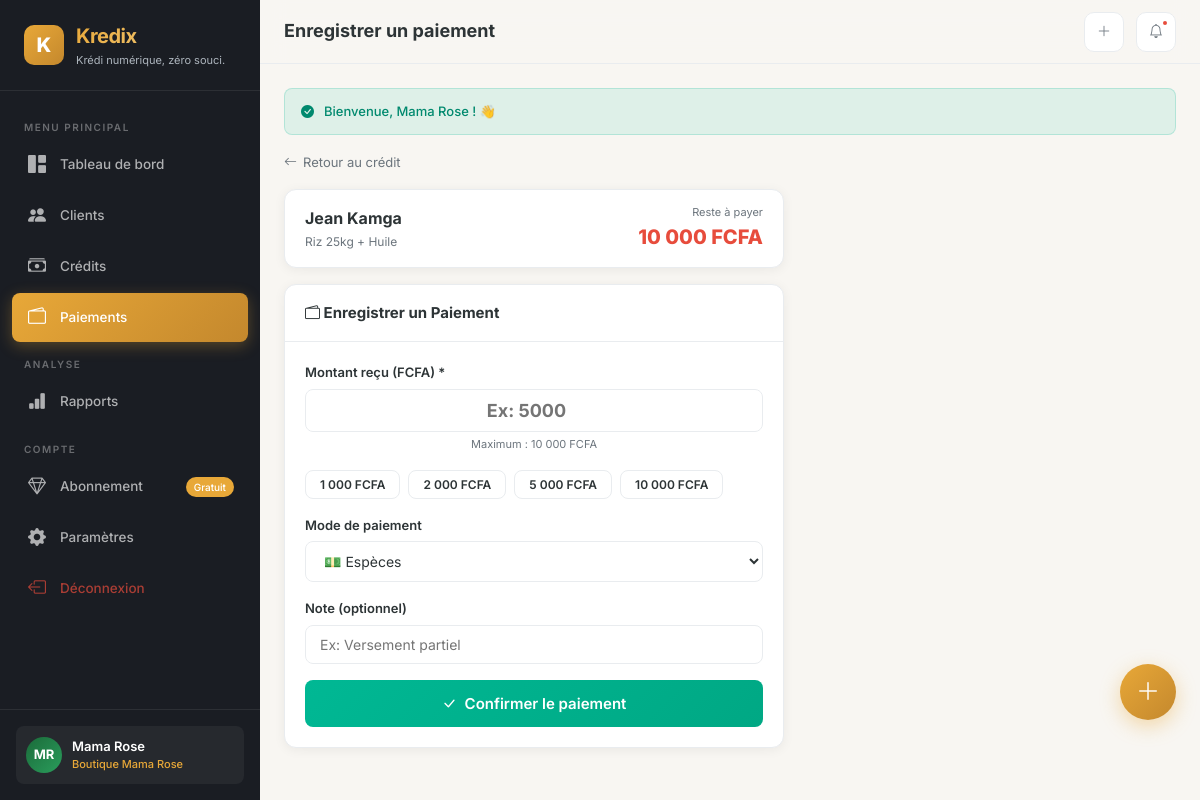
/payments/create/1 (signed in), run on the app's committed database.
### tables this page shows
CREATE TABLE `users` (
    `id` INT AUTO_INCREMENT PRIMARY KEY,
    `full_name` VARCHAR(100) NOT NULL,
    `email` VARCHAR(150) UNIQUE DEFAULT NULL,
    `phone` VARCHAR(20) NOT NULL UNIQUE,
    `password_hash` VARCHAR(255) NOT NULL,
    `avatar` VARCHAR(255) DEFAULT NULL,
    `is_active` TINYINT(1) DEFAULT 1,
    `email_verified_at` TIMESTAMP NULL DEFAULT NULL,
    `remember_token` VARCHAR(100) DEFAULT NULL,
    `last_login_at` TIMESTAMP NULL DEFAULT NULL,
    `created_at` TIMESTAMP DEFAULT CURRENT_TIMESTAMP,
    `updated_at` TIMESTAMP DEFAULT CURRENT_TIMESTAMP ON UPDATE CURRENT_TIMESTAMP,
    INDEX `idx_phone` (`phone`),
    INDEX `idx_email` (`email`)
);

CREATE TABLE `shops` (
    `id` INT AUTO_INCREMENT PRIMARY KEY,
    `user_id` INT NOT NULL,
    `name` VARCHAR(100) NOT NULL,
    `type` VARCHAR(50) DEFAULT 'boutique',
    `phone` VARCHAR(20) DEFAULT NULL,
    `address` TEXT DEFAULT NULL,
    `city` VARCHAR(50) DEFAULT 'Douala',
    `currency` VARCHAR(10) DEFAULT 'XAF',
    `logo` VARCHAR(255) DEFAULT NULL,
    `is_active` TINYINT(1) DEFAULT 1,
    `created_at` TIMESTAMP DEFAULT CURRENT_TIMESTAMP,
    `updated_at` TIMESTAMP DEFAULT CURRENT_TIMESTAMP ON UPDATE CURRENT_TIMESTAMP,
    FOREIGN KEY (`user_id`) REFERENCES `users`(`id`) ON DELETE CASCADE,
    INDEX `idx_user` (`user_id`)
);

CREATE TABLE `credits` (
    `id` INT AUTO_INCREMENT PRIMARY KEY,
    `shop_id` INT NOT NULL,
    `customer_id` INT NOT NULL,
    `amount` DECIMAL(12,2) NOT NULL,
    `amount_paid` DECIMAL(12,2) DEFAULT 0.00,
    `balance` DECIMAL(12,2) GENERATED ALWAYS AS (`amount` - `amount_paid`) STORED,
    `description` TEXT DEFAULT NULL,
    `status` ENUM('pending', 'partial', 'paid', 'overdue', 'cancelled') DEFAULT 'pending',
    `due_date` DATE DEFAULT NULL,
    `credited_at` TIMESTAMP DEFAULT CURRENT_TIMESTAMP,
    `paid_at` TIMESTAMP NULL DEFAULT NULL,
    `created_at` TIMESTAMP DEFAULT CURRENT_TIMESTAMP,
    `updated_at` TIMESTAMP DEFAULT CURRENT_TIMESTAMP ON UPDATE CURRENT_TIMESTAMP,
    FOREIGN KEY (`shop_id`) REFERENCES `shops`(`id`) ON DELETE CASCADE,
    FOREIGN KEY (`customer_id`) REFERENCES `customers`(`id`) ON DELETE CASCADE,
    INDEX `idx_shop` (`shop_id`),
    INDEX `idx_customer` (`customer_id`),
    INDEX `idx_status` (`status`),
    INDEX `idx_due_date` (`due_date`)
);

CREATE TABLE `customers` (
    `id` INT AUTO_INCREMENT PRIMARY KEY,
    `shop_id` INT NOT NULL,
    `full_name` VARCHAR(100) NOT NULL,
    `phone` VARCHAR(20) DEFAULT NULL,
    `address` TEXT DEFAULT NULL,
    `notes` TEXT DEFAULT NULL,
    `trust_score` TINYINT DEFAULT 5,
    `total_credits` DECIMAL(12,2) DEFAULT 0.00,
    `total_paid` DECIMAL(12,2) DEFAULT 0.00,
    `is_active` TINYINT(1) DEFAULT 1,
    `created_at` TIMESTAMP DEFAULT CURRENT_TIMESTAMP,
    `updated_at` TIMESTAMP DEFAULT CURRENT_TIMESTAMP ON UPDATE CURRENT_TIMESTAMP,
    FOREIGN KEY (`shop_id`) REFERENCES `shops`(`id`) ON DELETE CASCADE,
    INDEX `idx_shop` (`shop_id`),
    INDEX `idx_name` (`full_name`),
    INDEX `idx_phone` (`phone`)
);

### views/payments/create.php (the view, shortened to what the rows shown need)
<div style="max-width:500px;">
    <a href="<?= url('credits/show/' . $credit->id) ?>" style="display:inline-flex;align-items:center;gap:6px;color:var(--text-muted);text-decoration:none;font-size:13px;margin-bottom:16px;">
        <i class="bi bi-arrow-left"></i> Retour au crédit
    </a>
    <div class="card-k" style="margin-bottom:16px;">
        <div class="card-body-k" style="padding:14px 20px;">
            <div style="display:flex;justify-content:space-between;align-items:center;">
                <div>
                    <div style="font-weight:700;font-size:16px;"><?= e($credit->customer_name) ?></div>
                    <div style="font-size:12px;color:var(--text-muted);"><?= e($credit->description ?? 'Sans description') ?></div>
                </div>
                <div style="text-align:right;">
                    <div style="font-size:11px;color:var(--text-muted);">Reste à payer</div>
                    <div style="font-size:20px;font-weight:800;color:var(--danger);"><?= formatMoney($credit->balance) ?></div>
                </div>
            </div>
        </div>
    </div>
    <div class="card-k">
        <div class="card-header-k">
            <h3><i class="bi bi-wallet2"></i> Enregistrer un Paiement</h3>
        </div>
        <div class="card-body-k">
            <form method="POST" action="<?= url('payments/store') ?>">
                <div class="form-group-k">
                    <label class="form-label-k" for="amount">Montant reçu (FCFA) *</label>
                    <input type="number" id="amount" name="amount" class="form-control-k"
                           placeholder="Ex: 5000" min="1" max="<?= $credit->balance ?>" step="1" required
                           style="font-size:18px;font-weight:700;text-align:center;">
                    <div style="font-size:11px;color:var(--text-muted);margin-top:4px;text-align:center;">
                        Maximum : <?= formatMoney($credit->balance) ?>
                    </div>
                </div>
                <div style="display:flex;gap:8px;margin-bottom:16px;flex-wrap:wrap;">
                    <?php
                    $quickAmounts = [1000, 2000, 5000, (int)$credit->balance];
                    $quickAmounts = array_unique(array_filter($quickAmounts, fn($a) => $a <= $credit->balance && $a > 0));
                    foreach ($quickAmounts as $qa): ?>
                        <button type="button" class="btn-k btn-outline-k btn-sm-k" onclick="document.getElementById('amount').value=<?= $qa ?>">
                            <?= formatMoney($qa) ?>
                        </button>
                    <?php endforeach; ?>
                </div>
                <div class="form-group-k">
                    <label class="form-label-k" for="payment_method">Mode de paiement</label>
                    <select id="payment_method" name="payment_method" class="form-control-k">
                        <option value="cash">💵 Espèces</option>
                    </select>
                </div>
                <div class="form-group-k">
                    <label class="form-label-k" for="notes">Note (optionnel)</label>
                    <input type="text" id="notes" name="notes" class="form-control-k" placeholder="Ex: Versement partiel">
                </div>
                <button type="submit" class="btn-k btn-success-k" style="width:100%;justify-content:center;font-size:15px;padding:14px;">
                    <i class="bi bi-check-lg"></i> Confirmer le paiement
                </button>
            </form>
        </div>
    </div>
</div>

### core/Router.php (shortened to what the rows shown need)
<?php
class Router
{
    private array $routes = [];
    public function get(string $path, string $controller, string $method): void
    {
        $this->routes[] = [
            'method'     => 'GET',
            'path'       => $path,
            'controller' => $controller,
            'action'     => $method
        ];
    }
    public function post(string $path, string $controller, string $method): void
    {
        $this->routes[] = [
            'method'     => 'POST',
            'path'       => $path,
            'controller' => $controller,
            'action'     => $method
        ];
    }
    public function dispatch(): void
    {
        $url = $this->getUrl();
        $requestMethod = $_SERVER['REQUEST_METHOD'];
        foreach ($this->routes as $route) {
            if ($route['method'] !== $requestMethod) {
                continue;
            }
            $pattern = $this->convertToRegex($route['path']);
            if (preg_match($pattern, $url, $matches)) {
                $params = array_filter($matches, 'is_string', ARRAY_FILTER_USE_KEY);
                $params = array_values($params);
                $action = $route['action'];
                $controller = new $controllerName();
                call_user_func_array([$controller, $action], $params);
                return;
            }
        }
    }
    private function getUrl(): string
    {
        $url = $_GET['url'] ?? '';
        return rtrim($url, '/');
    }
    private function convertToRegex(string $path): string
    {
        $pattern = preg_replace('/\{([a-zA-Z_]+)\}/', '(?P<$1>[^/]+)', $path);
        return '#^' . $pattern . '$#';
    }
}

### views/layouts/app.php (shortened to what the rows shown need)
<?php
$user = Session::getUser();
$currentShop = null;
if ($user) {
    $currentShop = Database::getInstance()->fetch("SELECT * FROM shops WHERE user_id = ? AND is_active = 1 LIMIT 1", [$user->id]);
}
$plan = 'free';
if ($user) {
    $subModel = new Subscription();
    $plan = $subModel->getCurrentPlan($user->id);
}
$notifModel = new Notification();
$notifCount = $currentShop ? $notifModel->countUnread($currentShop->id) : 0;
?>
<!DOCTYPE html>
<html lang="fr">
<head>
    <link rel="stylesheet" href="https://cdn.jsdelivr.net/npm/bootstrap-icons@1.11.3/font/bootstrap-icons.min.css">
    <link rel="stylesheet" href="<?= asset('css/app.css') ?>">
</head>
<body>
<aside class="sidebar" id="sidebar">
    <div class="sidebar-brand">
        <div class="logo-icon">K</div>
        <div>
            <h2>Kredix</h2>
            <small><?= APP_TAGLINE ?></small>
        </div>
    </div>
    <nav class="sidebar-nav">
        <div class="nav-label">Menu Principal</div>
        <a href="<?= url('dashboard') ?>" class="nav-link <?= activeClass('dashboard') ?>">
            <i class="bi bi-grid-1x2-fill"></i> Tableau de bord
        </a>
        <a href="<?= url('customers') ?>" class="nav-link <?= activeClass('customers') ?>">
            <i class="bi bi-people-fill"></i> Clients
        </a>
        <a href="<?= url('credits') ?>" class="nav-link <?= activeClass('credits') ?>">
            <i class="bi bi-cash-stack"></i> Crédits
        </a>
        <a href="<?= url('payments') ?>" class="nav-link <?= activeClass('payments') ?>">
            <i class="bi bi-wallet2"></i> Paiements
        </a>
        <div class="nav-label">Analyse</div>
        <a href="<?= url('reports') ?>" class="nav-link <?= activeClass('reports') ?>">
            <i class="bi bi-bar-chart-fill"></i> Rapports
        </a>
        <div class="nav-label">Compte</div>
        <a href="<?= url('subscription') ?>" class="nav-link <?= activeClass('subscription') ?>">
            <i class="bi bi-gem"></i> Abonnement
            <?php if ($plan === 'free'): ?>
                <span style="margin-left:auto;font-size:10px;background:var(--primary);padding:2px 8px;border-radius:10px;color:#fff;">Gratuit</span>
            <?php endif; ?>
        </a>
        <a href="<?= url('settings') ?>" class="nav-link <?= activeClass('settings') ?>">
            <i class="bi bi-gear-fill"></i> Paramètres
        </a>
        <a href="<?= url('logout') ?>" class="nav-link" style="color:rgba(231,76,60,0.7);">
            <i class="bi bi-box-arrow-left"></i> Déconnexion
        </a>
    </nav>
    <div class="sidebar-footer">
        <div class="sidebar-user">
            <div class="avatar"><?= $user ? initials($user->full_name) : '?' ?></div>
            <div class="user-info">
                <div class="name"><?= $user ? e($user->full_name) : '' ?></div>
                <div class="plan"><?= $currentShop ? e($currentShop->name) : '' ?></div>
            </div>
        </div>
    </div>
</aside>
<main class="main-content">
    <header class="topbar">
        <div style="display:flex;align-items:center;gap:12px;">
            <div class="page-title"><?= e($title ?? 'Dashboard') ?></div>
        </div>
        <div class="topbar-actions">
            <a href="<?= url('credits/create') ?>" class="btn-icon hide-mobile" title="Nouveau crédit">
                <i class="bi bi-plus-lg"></i>
            </a>
            <div class="btn-icon" style="cursor:default;">
                <i class="bi bi-bell"></i>
                <?php if ($notifCount > 0): ?>
                    <span class="badge-dot"></span>
                <?php endif; ?>
            </div>
        </div>
    </header>
    <div class="page-content animate-fade">
        <?php include BASE_PATH . '/views/partials/alerts.php'; ?>
        <?= $content ?>
    </div>
</main>
<a href="<?= url('credits/create') ?>" class="fab" title="Nouveau crédit">
    <i class="bi bi-plus-lg"></i>
</a>
</body>
</html>

### data on the page
users: full_name "MR", full_name "Mama Rose"
shops: name "Boutique Mama Rose"
credits: customer.full_name "Jean Kamga", description "Riz 25kg + Huile", balance "10 000 FCFA", balance "1 000 FCFA", balance "2 000 FCFA", balance "5 000 FCFA"

### other printed values
$message "Bienvenue, Mama Rose ! 👋"
